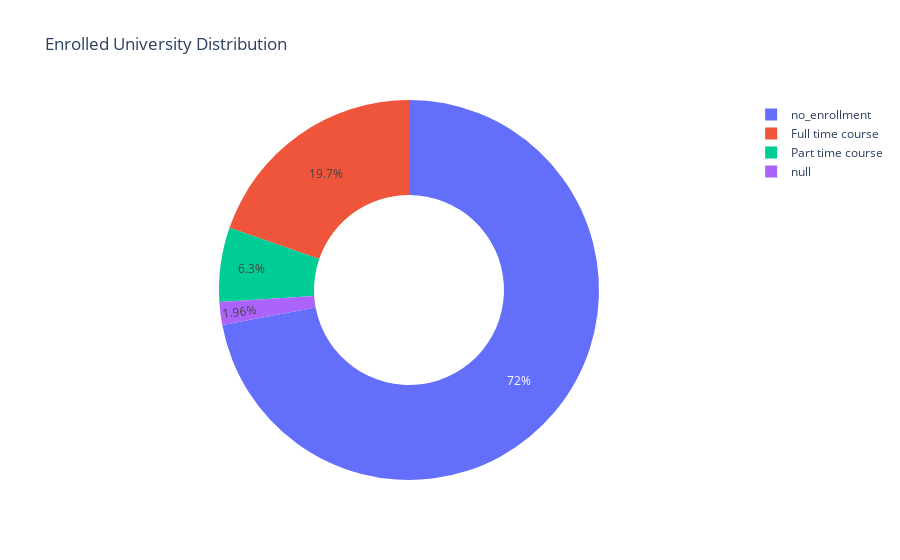

Source (notebook cell):
### Code cell
# Create a donut chart using Plotly
fig_donut = px.pie(enrolled_university_df, values='percentage', names='enrolled_university',
                   labels={'enrolled_university': 'Enrolled University', 'percentage': 'Percentage'},
                   title='Enrolled University Distribution',
                   hole=0.5)  # Hole size to create a donut
fig_donut.show()

### Figure 1 — Plotly figure (JSON) as saved in the notebook; plotly's stock layout.template omitted (floating-point values rounded to 4 significant figures)
{"data": [{"domain": {"x": [0, 1], "y": [0, 1]}, "hole": 0.5, "hovertemplate": "Enrolled University=%{label}<br>Percentage=%{value}<extra></extra>", "labels": ["no_enrollment", "Full time course", "Part time course", null], "legendgroup": "", "name": "", "showlegend": true, "type": "pie", "values": [72.04, 19.69, 6.304, 1.959]}], "layout": {"autosize": true, "legend": {"tracegroupgap": 0}, "title": {"text": "Enrolled University Distribution"}}}
